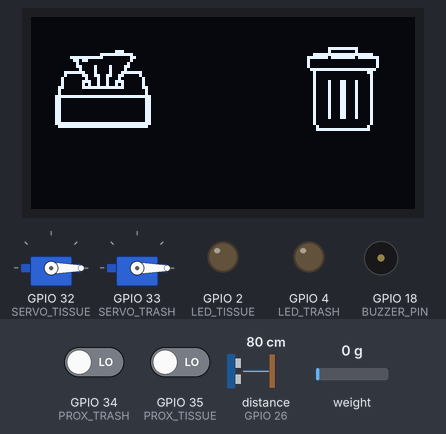
A sketch run on a simulated ESP32. Shown: 2 × servo, 128×64 one-colour display, output pins drawn as LEDs (lit = HIGH), buzzer (waves = sounding, pin HIGH). Wiring (inferred from the names in the program): ultrasonic range finder: trigger GPIO 27; echo GPIO 26. The inputs (shaded band) are chosen by the test bench; at power-on: weight on the scale 0 g, distance to the obstacle (sensor on GPIO 26) 80 cm, GPIO 34 (PROX_TRASH) LOW, GPIO 35 (PROX_TISSUE) LOW. The echo pulse lasts 58.3 µs per cm; WiFi joins after 1.5 s; servers stay silent unless stated; uploads are accepted with an empty reply; pins used as bus, display or sensor lines are not drawn; what the sketch prints to the serial monitor is not drawn.

Above: at 5.1 s.
At 7.8 s:
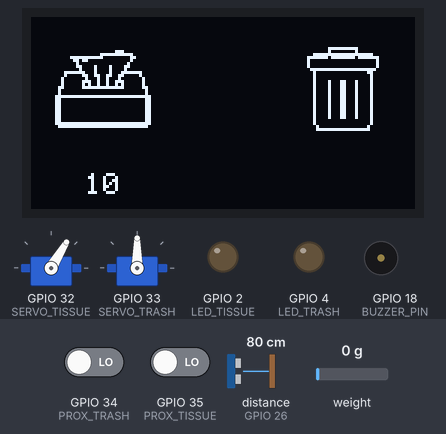
7.9 s: weight on the scale set to 678 g
10.2 s: weight on the scale set to 815 g
At 12.2 s:
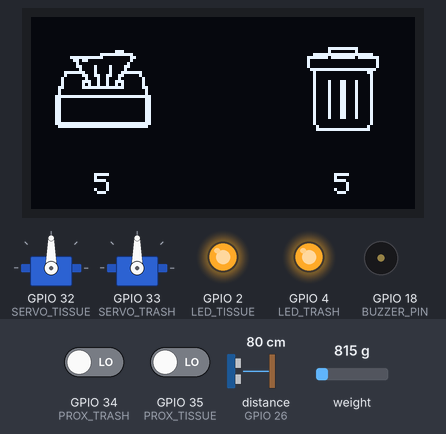
12.8 s: distance to the obstacle (sensor on GPIO 26) set to 33 cm
16.8 s: distance to the obstacle (sensor on GPIO 26) set to 27 cm
At 19.2 s:
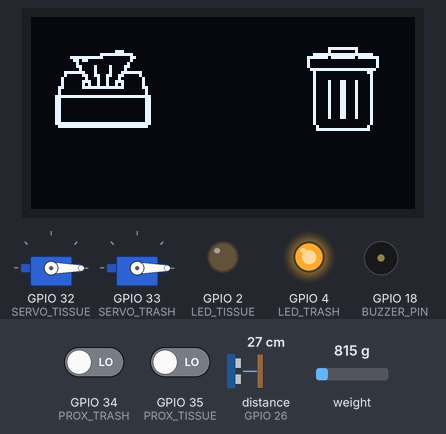
19.3 s: GPIO 34 (PROX_TRASH) driven HIGH
At 21.6 s:
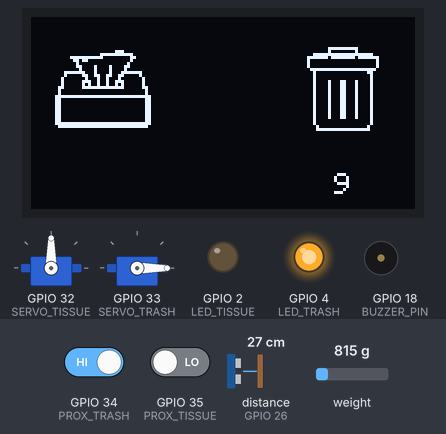
23.3 s: GPIO 34 (PROX_TRASH) driven LOW
At 25.8 s:
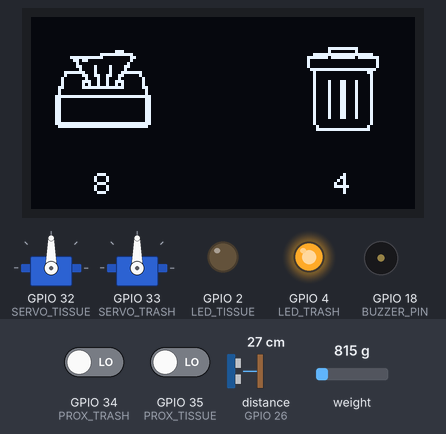
Timing chart, 0 to 31.5 s (numbered marks = the images above; inputs shaded):
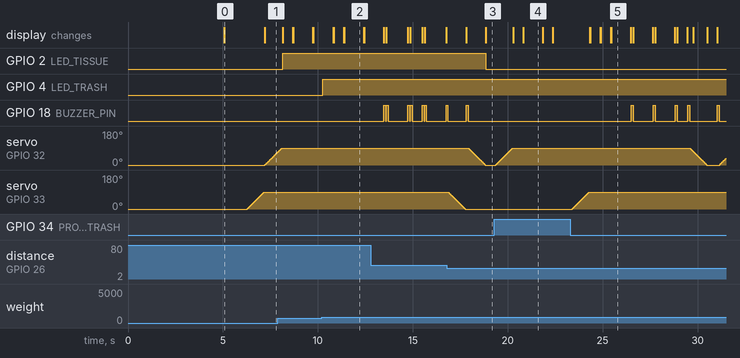

Measured:
- the behaviour switches between 744 and 745 g on weight on the scale (found by bisection; images 1 and 2)
- the behaviour switches between 30 and 29 cm on distance to the obstacle (sensor on GPIO 26) (found by bisection; images 2 and 3)
- after the input at 10.2 s, GPIO 4 (LED_TRASH): LOW → HIGH after 0.07 s
- after the input at 16.8 s, GPIO 2 (LED_TISSUE): HIGH → LOW after 2.1 s
- after the input at 19.3 s, servo on GPIO 33 (SERVO_TRASH): stays 0° (without the input it goes to 1° after 0.07 s)
- after the input at 23.3 s, servo on GPIO 33 (SERVO_TRASH): moves from 0° to 90° over 0.89 s, starting after 0.10 s
- what the display in image 2 shows lasts 1.0 s, from 11.4 s to 12.4 s

The sketch:

SANOVA.ino
```cpp
#include <ESP32Servo.h>
#include "HX711.h"
#include <Wire.h>
#include <Adafruit_GFX.h>
#include <Adafruit_SH110X.h>
#include <WiFi.h>
#include <WebServer.h>
#include <HTTPClient.h>
#include <ArduinoJson.h>
#include "secrets.h"

// GPIO ESP32
#define ULTRA_TRIG 27
#define ULTRA_ECHO 26
#define OLED_SCL 22
#define OLED_SDA 21
#define BUZZER_PIN 18
#define SERVO_TRASH 33
#define SERVO_TISSUE 32
#define PROX_TRASH 34
#define PROX_TISSUE 35
#define LED_TRASH 4
#define LED_TISSUE 2
#define HX_DT 19
#define HX_SCK 23

//SSID & Password WiFi
const char* ssid = WIFI_SSID;
const char* password = WIFI_PASS;
WebServer server(80);

// Konfigurasi Server Monitoring
const char* serverURL = "https://sanova.my.id/api.php"; // Ganti dengan domain Anda
const char* deviceID = "SANOVA_001"; // ID unik untuk device ini

// Objek
Servo servoTrash;
Servo servoTissue;
HX711 scale;

// Struktur dan Status
struct Device {
  const char* name;
  int proxPin;
  Servo* servo;
  bool active = false;
  unsigned long timeout = 0;
  unsigned long countdownStart = 0;
  int lastDisplayedSec = -1;
  int xCountdown;  // posisi X untuk tampilan countdown OLED
};

Device trash = { "Trash", PROX_TRASH, &servoTrash, false, 0, 0, -1, 0 };
Device tissue = { "Tissue", PROX_TISSUE, &servoTissue, false, 0, 0, -1, 80 };

// OLED Display SH1106
#define SCREEN_WIDTH 128
#define SCREEN_HEIGHT 64
Adafruit_SH1106G display(SCREEN_WIDTH, SCREEN_HEIGHT, &Wire, -1); // Ganti objek OLED

//Logika Ultrasonic Stock Tissue
#define JARAK_MAKSIMUM 42.0  // cm (tisu habis / kosong)
#define JARAK_MINIMUM 7.0    // cm (tisu penuh)
#define AMBANG_HABIS 65.0    // persen, ambang batas tisu habis

// Konfigurasi
const float kapasitasMaks = 500.0;
const float skalaKalibrasi = 422.4f;
float berat = 0;

// Variabel untuk monitoring
unsigned long lastSendTime = 0;
const unsigned long sendInterval = 30000; // Kirim data setiap 30 detik
bool wifiConnected = false;

// Bitmap ikon kotak tisu
const unsigned char epd_bitmap_ikon_kotak_tisu_48x48pix_ [] PROGMEM = {
	0x00, 0x00, 0x00, 0x00, 0x00, 0x00, 0x00, 0x00, 0x00, 0x00, 0x00, 0x00, 0x00, 0x00, 0x00, 0x00,
	0x00, 0x00, 0x00, 0x00, 0x00, 0x00, 0x00, 0x00, 0x00, 0x00, 0x00, 0x00, 0x00, 0x00, 0x00, 0x00,
	0x00, 0x00, 0x00, 0x00, 0x00, 0x00, 0x00, 0x00, 0x00, 0x00, 0x00, 0x00, 0x00, 0x00, 0x00, 0x00,
	0x00, 0x00, 0x00, 0x00, 0x00, 0x00, 0x00, 0x00, 0x00, 0x00, 0x00, 0x00, 0x00, 0x00, 0x00, 0x00,
	0x00, 0x00, 0x00, 0x00, 0x00, 0x0e, 0x00, 0x00, 0x00, 0x00, 0x01, 0xff, 0xc0, 0x00, 0x00, 0x07,
	0xff, 0x00, 0x60, 0x00, 0x00, 0x03, 0x60, 0x00, 0x40, 0x00, 0x00, 0x01, 0x00, 0x00, 0x80, 0x00,
	0x00, 0x01, 0x84, 0x21, 0x80, 0x00, 0x00, 0x00, 0x84, 0x21, 0x00, 0x00, 0x00, 0x1f, 0xc4, 0x23,
	0xf8, 0x00, 0x00, 0x10, 0x66, 0x66, 0x08, 0x00, 0x00, 0x20, 0x22, 0x44, 0x04, 0x00, 0x00, 0x20,
	0x72, 0x4e, 0x04, 0x00, 0x00, 0x20, 0x52, 0x4a, 0x04, 0x00, 0x00, 0x60, 0x7f, 0xfe, 0x06, 0x00,
	0x00, 0x40, 0x00, 0x00, 0x02, 0x00, 0x00, 0x40, 0x00, 0x00, 0x02, 0x00, 0x00, 0xff, 0xff, 0xff,
	0xff, 0x00, 0x00, 0xc0, 0x00, 0x00, 0x03, 0x00, 0x00, 0xc0, 0x00, 0x00, 0x03, 0x00, 0x00, 0xc0,
	0x00, 0x00, 0x03, 0x00, 0x00, 0xc0, 0x00, 0x00, 0x03, 0x00, 0x00, 0xc0, 0x00, 0x00, 0x03, 0x00,
	0x00, 0xc0, 0x00, 0x00, 0x03, 0x00, 0x00, 0xc0, 0x00, 0x00, 0x03, 0x00, 0x00, 0xc0, 0x00, 0x00,
	0x03, 0x00, 0x00, 0xff, 0xff, 0xff, 0xff, 0x00, 0x00, 0x7f, 0xff, 0xff, 0xfe, 0x00, 0x00, 0x00,
	0x00, 0x00, 0x00, 0x00, 0x00, 0x00, 0x00, 0x00, 0x00, 0x00, 0x00, 0x00, 0x00, 0x00, 0x00, 0x00,
	0x00, 0x00, 0x00, 0x00, 0x00, 0x00, 0x00, 0x00, 0x00, 0x00, 0x00, 0x00, 0x00, 0x00, 0x00, 0x00,
	0x00, 0x00, 0x00, 0x00, 0x00, 0x00, 0x00, 0x00, 0x00, 0x00, 0x00, 0x00, 0x00, 0x00, 0x00, 0x00,
	0x00, 0x00, 0x00, 0x00, 0x00, 0x00, 0x00, 0x00, 0x00, 0x00, 0x00, 0x00, 0x00, 0x00, 0x00, 0x00
};

// Bitmap ikon tempat sampah
const unsigned char epd_bitmap_ikon_tempat_sampah_48x48pix_ [] PROGMEM = {
	0x00, 0x00, 0x00, 0x00, 0x00, 0x00, 0x00, 0x00, 0x00, 0x00, 0x00, 0x00, 0x00, 0x00, 0x00, 0x00,
	0x00, 0x00, 0x00, 0x00, 0x00, 0x00, 0x00, 0x00, 0x00, 0x00, 0x00, 0x00, 0x00, 0x00, 0x00, 0x00,
	0x00, 0x00, 0x00, 0x00, 0x00, 0x00, 0x00, 0x00, 0x00, 0x00, 0x00, 0x00, 0x00, 0x00, 0x00, 0x00,
	0x00, 0x00, 0x00, 0x00, 0x00, 0x00, 0x00, 0x00, 0x00, 0x00, 0x00, 0x00, 0x00, 0x00, 0x1f, 0xf8,
	0x00, 0x00, 0x00, 0x00, 0x10, 0x08, 0x00, 0x00, 0x00, 0x03, 0xff, 0xff, 0xc0, 0x00, 0x00, 0x0f,
	0xef, 0xf7, 0xf0, 0x00, 0x00, 0x08, 0x00, 0x00, 0x10, 0x00, 0x00, 0x08, 0x00, 0x00, 0x10, 0x00,
	0x00, 0x08, 0x00, 0x00, 0x10, 0x00, 0x00, 0x07, 0xff, 0xff, 0xe0, 0x00, 0x00, 0x02, 0x00, 0x00,
	0xc0, 0x00, 0x00, 0x02, 0x00, 0x00, 0x40, 0x00, 0x00, 0x02, 0x00, 0x00, 0x40, 0x00, 0x00, 0x02,
	0x11, 0x88, 0x40, 0x00, 0x00, 0x02, 0x11, 0x88, 0x40, 0x00, 0x00, 0x02, 0x11, 0x88, 0x40, 0x00,
	0x00, 0x02, 0x11, 0x88, 0x40, 0x00, 0x00, 0x02, 0x11, 0x88, 0x40, 0x00, 0x00, 0x02, 0x11, 0x88,
	0x40, 0x00, 0x00, 0x02, 0x11, 0x88, 0x40, 0x00, 0x00, 0x02, 0x11, 0x88, 0x40, 0x00, 0x00, 0x02,
	0x11, 0x88, 0x40, 0x00, 0x00, 0x02, 0x11, 0x88, 0x40, 0x00, 0x00, 0x02, 0x11, 0x88, 0x40, 0x00,
	0x00, 0x02, 0x11, 0x88, 0x40, 0x00, 0x00, 0x02, 0x11, 0x88, 0x40, 0x00, 0x00, 0x02, 0x00, 0x00,
	0x40, 0x00, 0x00, 0x02, 0x00, 0x00, 0x40, 0x00, 0x00, 0x01, 0x00, 0x00, 0x80, 0x00, 0x00, 0x01,
	0xff, 0xff, 0x80, 0x00, 0x00, 0x00, 0x00, 0x00, 0x00, 0x00, 0x00, 0x00, 0x00, 0x00, 0x00, 0x00,
	0x00, 0x00, 0x00, 0x00, 0x00, 0x00, 0x00, 0x00, 0x00, 0x00, 0x00, 0x00, 0x00, 0x00, 0x00, 0x00,
	0x00, 0x00, 0x00, 0x00, 0x00, 0x00, 0x00, 0x00, 0x00, 0x00, 0x00, 0x00, 0x00, 0x00, 0x00, 0x00,
	0x00, 0x00, 0x00, 0x00, 0x00, 0x00, 0x00, 0x00, 0x00, 0x00, 0x00, 0x00, 0x00, 0x00, 0x00, 0x00
};

// Fungsi untuk kirim data ke server (hanya persentase tisu dan sampah)
void sendDataToServer(float tissuePercent, float trashPercent) {
  if (WiFi.status() != WL_CONNECTED) {
    Serial.println("❌ WiFi tidak terhubung, tidak bisa kirim data");
    return;
  }

  HTTPClient http;
  http.begin(serverURL);
  http.addHeader("Content-Type", "application/json");

  // Buat JSON data - hanya persentase tisu dan sampah
  DynamicJsonDocument doc(512);  // Ukuran lebih kecil karena data lebih sedikit
  doc["device_id"] = deviceID;
  doc["tissue_percent"] = tissuePercent;
  doc["trash_percent"] = trashPercent;
  doc["timestamp"] = millis(); // Bisa diganti dengan RTC jika ada

  String jsonString;
  serializeJson(doc, jsonString);

  Serial.println("📤 Mengirim data ke server:");
  Serial.println(jsonString);

  int httpResponseCode = http.POST(jsonString);

  if (httpResponseCode > 0) {
    String response = http.getString();
    Serial.printf("✅ Data terkirim! Response code: %d\n", httpResponseCode);
    Serial.println("Response: " + response);
  } else {
    Serial.printf("❌ Error mengirim data! Error code: %d\n", httpResponseCode);
  }

  http.end();
}

// Fungsi cek koneksi WiFi
void checkWiFiConnection() {
  if (WiFi.status() != WL_CONNECTED && wifiConnected) {
    Serial.println("❌ WiFi terputus! Mencoba reconnect...");
    wifiConnected = false;
  } else if (WiFi.status() == WL_CONNECTED && !wifiConnected) {
    Serial.println("✅ WiFi terhubung kembali!");
    Serial.println("IP Address: " + WiFi.localIP().toString());
    wifiConnected = true;
  }
}

void setup() {
  Serial.begin(115200);

  // Setup pin
  pinMode(PROX_TISSUE, INPUT);
  pinMode(PROX_TRASH, INPUT);

  pinMode(ULTRA_TRIG, OUTPUT);
  pinMode(ULTRA_ECHO, INPUT);

  pinMode(LED_TISSUE, OUTPUT);
  pinMode(LED_TRASH, OUTPUT);

  pinMode(BUZZER_PIN, OUTPUT);
  digitalWrite(LED_TISSUE, LOW);
  digitalWrite(LED_TRASH, LOW);
  digitalWrite(BUZZER_PIN, LOW);

  //WiFi Setup
  WiFi.begin(ssid, password);
  Serial.println("🔄 Menghubungkan ke WiFi...");

  int wifiAttempts = 0;
  while (WiFi.status() != WL_CONNECTED && wifiAttempts < 20) {
    delay(1000);
    Serial.print(".");
    wifiAttempts++;
  }

  if (WiFi.status() == WL_CONNECTED) {
    Serial.println("\n✅ Terhubung ke WiFi!");
    Serial.println("📍 IP Address: " + WiFi.localIP().toString());
    wifiConnected = true;
  } else {
    Serial.println("\n❌ Gagal terhubung ke WiFi!");
    wifiConnected = false;
  }

  // Servo
  servoTissue.attach(SERVO_TISSUE);
  servoTrash.attach(SERVO_TRASH);
  servoTissue.write(0);
  servoTrash.write(0);

  // Load Cell
  scale.begin(HX_DT, HX_SCK);
  scale.set_scale(skalaKalibrasi);
  scale.tare();
  Serial.println("⚖️ Menunggu load cell stabil...");
  delay(2000);

  // OLED
  Wire.begin(OLED_SDA, OLED_SCL);
  if (!display.begin(0x3C, true)) {  // true untuk reset internal
    Serial.println("⚠️ Gagal inisialisasi OLED SH1106");
    while (1);
  }
  display.clearDisplay();
  display.drawBitmap(0, 0, epd_bitmap_ikon_kotak_tisu_48x48pix_, 48, 48, SH110X_WHITE);
  display.drawBitmap(80, 0, epd_bitmap_ikon_tempat_sampah_48x48pix_, 48, 48, SH110X_WHITE);
  display.display();
  delay(1000);

  Serial.println("🚀 SANOVA Terintegrasi dengan Monitoring Siap ✅");

  // Kirim data awal
  if (wifiConnected) {
    sendDataToServer(100.0, 0.0);  // tissue 100%, trash 0%
  }
}

void loop() {
  unsigned long sekarang = millis();

  // Cek koneksi WiFi
  checkWiFiConnection();

  // Handle proximity sensors
  handleProximity(trash, sekarang);
  handleProximity(tissue, sekarang);

  // --- Sensor Ultrasonik ---
  float jarakTisu = bacaUltrasonik();
  // Hitung persentase ketinggian tisu
  float persenTisu = ((JARAK_MAKSIMUM - jarakTisu) / (JARAK_MAKSIMUM - JARAK_MINIMUM)) * 100.0;
  // Batasi nilai agar tidak lebih dari 100% atau kurang dari 0%
  persenTisu = constrain(persenTisu, 0, 100);
  bool tissueEmpty = (persenTisu <= (100 - AMBANG_HABIS));  // Jika kurang dari 25% isi

  if (tissueEmpty) {
    Serial.print("⚠️ Tisu habis. Ketinggian saat ini: ");
    Serial.print(jarakTisu);
    Serial.println(" cm");
    digitalWrite(LED_TISSUE, HIGH);
  } else {
    Serial.print("📏 Ketinggian tisu: ");
    Serial.print(jarakTisu);
    Serial.println(" cm");
    digitalWrite(LED_TISSUE, LOW);
  }

  // --- Load Cell ---
  const float beratKeranjang = 370.0;
  berat = scale.get_units(5);
  berat -= beratKeranjang;
  if (berat < 0.0) berat = 0.0;
  if (berat < 1.0) berat = 0;
  float persen = (berat / kapasitasMaks) * 100.0;
  if (persen > 100.0) persen = 100.0;

  Serial.print("📦 Sampah: ");
  Serial.print(berat);
  Serial.print("g (");
  Serial.print(persen);
  Serial.println("%)");

  bool trashFull = (persen >= 75.0);
  if (trashFull) {
    digitalWrite(LED_TRASH, HIGH);
    Serial.println("🚨 Sampah hampir penuh!");
  } else {
    digitalWrite(LED_TRASH, LOW);
  }

  // --- Kirim Data ke Server ---
  if (wifiConnected && (sekarang - lastSendTime >= sendInterval)) {
    sendDataToServer(persenTisu, persen);
    lastSendTime = sekarang;
  }


  server.handleClient();
}

float bacaUltrasonik() {
  digitalWrite(ULTRA_TRIG, LOW);
  delayMicroseconds(2);
  digitalWrite(ULTRA_TRIG, HIGH);
  delayMicroseconds(10);
  digitalWrite(ULTRA_TRIG, LOW);

  long durasi = pulseIn(ULTRA_ECHO, HIGH);
  return (durasi * 0.0343) / 2;
}

void moveServoSmooth(Servo &servo, int from, int to, int stepDelay = 10) {
  if (from < to) {
    for (int pos = from; pos <= to; pos++) {
      servo.write(pos);
      delay(stepDelay);
    }
  } else {
    for (int pos = from; pos >= to; pos--) {
      servo.write(pos);
      delay(stepDelay);
    }
  }
}

void handleProximity(Device &dev, unsigned long now) {
  if (digitalRead(dev.proxPin) == LOW && !dev.active) {
    Serial.printf("🖐️ Deteksi pada %s\n", dev.name);
    moveServoSmooth(*dev.servo, 0, 90);  // buka halus
    dev.timeout = now + 10000;  // 10 detik terbuka
    dev.countdownStart = now;
    dev.lastDisplayedSec = -1;
    dev.active = true;
  }

  if (dev.active) {
    int sisaDetik = 10 - ((now - dev.countdownStart) / 1000);
    if (sisaDetik != dev.lastDisplayedSec && sisaDetik >= 0) {
      dev.lastDisplayedSec = sisaDetik;

      // OLED
      display.fillRect(dev.xCountdown, 50, 48, 14, SH110X_BLACK);
      display.setTextSize(1);
      display.setTextColor(SH110X_WHITE);
      int textWidth = (sisaDetik < 10) ? 6 : 12;
      int xText = dev.xCountdown + (48 - textWidth) / 2;
      display.setCursor(xText, 52);
      display.print(sisaDetik);
      display.display();

      // Buzzer beep di 3 detik terakhir
      if (sisaDetik <= 3) {
        digitalWrite(BUZZER_PIN, HIGH);
        delay(100);
        digitalWrite(BUZZER_PIN, LOW);
      }
    }

    if (now >= dev.timeout) {
      moveServoSmooth(*dev.servo, 90, 0);  // tutup halus
      Serial.printf("🔒 %s menutup\n", dev.name);
      dev.active = false;

      // Bersihkan OLED
      display.fillRect(dev.xCountdown, 50, 48, 14, SH110X_BLACK);
      display.display();
    }
  }
}
```

secrets.example.h
```cpp
#define WIFI_SSID "isi_ssid"
#define WIFI_PASS "isi_password"
```
